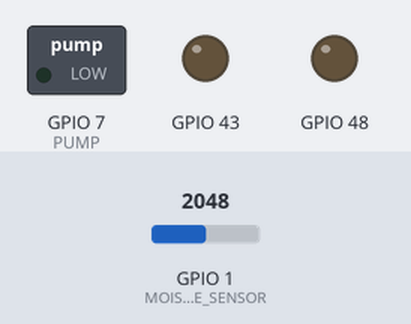
A sketch run on a simulated ESP32-S3. Shown: switched loads named in the sketch (green lamp = pin HIGH), output pins drawn as LEDs (lit = HIGH). The inputs (shaded band) are chosen by the test bench; at power-on: GPIO 1 (MOISTURE_SENSOR) = 2048 (analog values on the 0–4095 scale). WiFi joins after 1.5 s; servers stay silent unless stated; uploads are accepted with an empty reply; storage starts empty; the camera gives no picture; what the sketch prints to the serial monitor is not drawn. At 7.9 s the program puts the board to deep sleep or switches it off; the recording ends there.

Above: at 0.1 s.
Timing chart, 0 to 7.9 s (numbered marks = the images above):
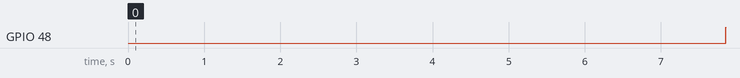

Measured:
- by itself, GPIO 48: LOW → HIGH at 7.9 s

The sketch:

SmartSensorArduino.ino
```cpp
// @ awake time, SmartSensor.ino is able to :
// - read the soil moisture sensor;
// - watering control via hysteresis, 2 humidity thresholds and activating a water pump, for example;
// - send data and images to cloud;
// - label images according humidity;
// - fall asleep;

// Some lessons learned:

// ###
// error:
// error when compiling from Arduino IDE:
// .arduino15/packages/esp32/tools/esptool_py/2.6.1/esptool.py", line 38, in
// import serial
// ImportError: No module named serial

// solution:
// https://github.com/espressif/esptool/issues/528
// $ sudo apt install python-is-python3
// or, in ubuntu 22.04 LTS:
// 1. sudo apt install python3-pip
// 2. pip install esptool

// ###
// error:
// A fatal error occurred: Could not open /dev/ttyACM0, the port doesn't exist

// solution:
// sudo adduser username dialout
// sudo chmod a+rw /dev/ttyACM0
// or:
// sudo usermod -a -G dialout username
// and restart pc

// ###
// Before worked, but, after serious problems with native interruption as
// https://circuitdigest.com/microcontroller-projects/esp32-timers-and-timer-interrupts
// (incompability, perhaps) I decided to adopt the ESP32TimerInterrupt library

// ###
// error:
// Osciloscópio no pino 9... não conecta wifi!!!

// ###
// error:
// compilation problems in ESP32TimerInterrupt

// Solution:
// downgrade esp32 board from 3.0.0-alpha to 2.0.11

// ###
// error:
// with camera integration reseting always

// Solution:
// enable OPI PSRAM in tools

#include "soc/soc.h"
#include "soc/rtc_cntl_reg.h"
#include "esp_camera.h"
#include <WiFi.h>
#include <WiFiClientSecure.h>
#include "Connection.h"
#include "Camera.h"
#include "Storage.h"

#define MOISTURE_SENSOR 1  //GPIO1
// #define PUMP 8  //GPIO8 afetado pela placa da câmera
#define PUMP 7  //GPIO7
// based in 30 samples
// #define DRY 680     // at 10 bit resolution, minimum value on the air, void space, at lab with varnished capacitive sensor
// #define SOAKED 584  // at 10 bit resolution, maximum value for full cup of mineral water, at lab with varnished capacitive sensor
// #define DRY 511     // at 9 bit resolution, maximum value at home with HD-38 (in the air, void space)
// #define SOAKED 347  // at 9 bit resolution, minimum value at home with HD-38 (full cup of well water)
// #define DRY 511     // at 9 bit resolution, minimum value at lab with HD-38 (in the air, void space)
// #define SOAKED 210  // at 9 bit resolution, maximum value at lab with HD-38 (full cup of mineral water)
// #define DRY 388     // at 9 bit resolution, minimum value at lab with HD-38 (in a DRY soil)
// #define SOAKED 228  // at 9 bit resolution, maximum value at lab with HD-38 (in a SOAKED soil)
// #define DRY 505     // at 10 bit resolution, minimum value at lab with HD-38 (in a DRY soil)
// #define SOAKED 468  // at 10 bit resolution, maximum value at lab with HD-38 (in a SOAKED soil)
// #define DRY 505     // at 11 bit resolution, minimum value at lab with HD-38 (in a DRY soil)
// #define SOAKED 468  // at 11 bit resolution, maximum value at lab with HD-38 (in a SOAKED soil)
// #define DRY 108     // at 7 bit resolution, minimum value at lab with HL-69 (in a DRY soil)
// #define SOAKED 38  // at 7 bit resolution, maximum value at lab with HL-69 (in a SOAKED soil)
// #define DRY 255     // at 8 bit resolution, minimum value at lab with HL-69 (in a DRY soil)
// #define SOAKED 76  // at 8 bit resolution, maximum value at lab with HL-69 (in a SOAKED soil)
// #define DRY 289     // at 9 bit resolution, minimum value at lab with cap sensor HW-390 v2.0 (in a DRY soil through the Goliah black box)
// #define SOAKED 140  // at 9 bit resolution, maximum value at lab with cap sensor HW-390 v2.0 (in a SOAKED soil through the Goliah black box)
#define DRY 241     // at 9 bit resolution, minimum value at lab with COVERED cap sensor HW-390 v2.0 (in a DRY soil through the mother board)
#define SOAKED 164  // at 9 bit resolution, maximum value at lab with COVERED cap sensor HW-390 v2.0 (in a SOAKED soil through the mother board)

#define uS_TO_S_FACTOR 1000000ULL /* Conversion factor for micro seconds to seconds */

struct Hysteresis {
  int upper_threshold;
  int lower_threshold;
};

// struct Hysteresis thresholds = { 41, 40 };
struct Hysteresis thresholds;
String thresholds_string = "";

int moisture = 0;
const int SAMPLES_EFFECTIVE_NUMBER = 256;
const int SAMPLES_TOTAL_NUMBER = SAMPLES_EFFECTIVE_NUMBER + 2;

const int PUMP_ON_PERIOD = 30000;  // miliseconds

unsigned long sleep_period = 15;  //minutes
unsigned long sleep_period_aux1 = sleep_period * 60;
unsigned long SLEEP_PERIOD = sleep_period_aux1 * uS_TO_S_FACTOR;

bool turn_on = false;
bool connection_status = false;
bool flash_on = false;
enum State { moisture_read,
             pump_control,
             publish_data,
             deep_sleep };
State state = moisture_read;

int drop_counter = 0;

camera_fb_t* image = NULL;

void wakeupHandle() {

  esp_sleep_wakeup_cause_t wakeup_reason;

  wakeup_reason = esp_sleep_get_wakeup_cause();

  switch (wakeup_reason) {
    case ESP_SLEEP_WAKEUP_EXT0: Serial.println("Wakeup caused by external signal using RTC_IO"); break;
    case ESP_SLEEP_WAKEUP_EXT1: Serial.println("Wakeup caused by external signal using RTC_CNTL"); break;
    case ESP_SLEEP_WAKEUP_TIMER: Serial.println("Wakeup caused by timer"); break;
    case ESP_SLEEP_WAKEUP_TOUCHPAD: Serial.println("Wakeup caused by touchpad"); break;
    case ESP_SLEEP_WAKEUP_ULP: Serial.println("Wakeup caused by ULP program"); break;
    default: Serial.printf("Wakeup was not caused by deep sleep: %d\n", wakeup_reason); break;
  }
}

void setup() {

  WRITE_PERI_REG(RTC_CNTL_BROWN_OUT_REG, 0);
  Serial.begin(115200);
  // Sets the sample bits resolution,2⁹ = 512 bytes
  analogReadResolution(9);
  pinMode(PUMP, OUTPUT);
  digitalWrite(PUMP, LOW);
  pinMode(LED_BUILTIN, OUTPUT);

  Serial.print("ESP Board MAC Address:  ");
  Serial.println(WiFi.macAddress());
  Serial.println(PUMP_ON_PERIOD);
  Serial.println(SLEEP_PERIOD);

  //Handle the wakeup reason for ESP32
  wakeupHandle();
  /*
  First we configure the wake up source
  We set our ESP32 to wake up every 30 minutes
  */
  esp_sleep_enable_timer_wakeup(SLEEP_PERIOD);
  Serial.println("Setup ESP32 to sleep for every " + String(sleep_period) + " minutes");

  cameraSetup();
  delay(5000);
  Storage storage;
  storage.setup();
  connection_status = connectionSetup();
}

void pumpControl(bool flag) {
  if (flag) {
    digitalWrite(PUMP, HIGH);
    Serial.println("flag true: ligou! e espera 4 seg");
    delay(PUMP_ON_PERIOD);
    digitalWrite(PUMP, LOW);
    Serial.println("flag true: desligou!");
  } else {
    digitalWrite(PUMP, LOW);
    Serial.println("flag false: desligou!");
  }
}

int moistureRead() {

  int sum = 0;
  int current = 0;
  int array_samples[SAMPLES_TOTAL_NUMBER];

  // read a total number of samples filling an array
  for (int m = 0; m < SAMPLES_TOTAL_NUMBER; m++) {
    current = analogRead(MOISTURE_SENSOR);
    array_samples[m] = current;
    sum = sum + current;
  }

  // init min and max values
  int minValue = min(array_samples[0], array_samples[1]);
  int maxValue = max(array_samples[0], array_samples[1]);

  // search for min and max outliers values in the array
  for (int i = 2; i < SAMPLES_TOTAL_NUMBER; i++) {
    minValue = min(minValue, array_samples[i]);
    maxValue = max(maxValue, array_samples[i]);
  }

  // discard the outliers in sum
  moisture = (sum - minValue - maxValue) / SAMPLES_EFFECTIVE_NUMBER;

  // reap the values out of range
  if (moisture <= SOAKED) {
    moisture = SOAKED;
  }
  if (moisture >= DRY) {
    moisture = DRY;
  }

  // mapping the moisture between 0-100%
  moisture = map(moisture, DRY, SOAKED, 0, 100);
  return moisture;
}

// void updateHysteresis(){
//   thresholds_string = receiveData();
//   String upper_threshold = thresholds_string.substring(0, 2);
//   String lower_threshold = thresholds_string.substring(3, 5);

//   if ((upper_threshold.toInt()>=0)&&(lower_threshold.toInt()>=0)&&(upper_threshold.toInt()>=lower_threshold.toInt())){
//     thresholds.upper_threshold = upper_threshold.toInt();
//     thresholds.lower_threshold = lower_threshold.toInt();
//   }
// }

void updateHysteresis() {
  Storage storage;
  if (connection_status) {
    if ((storage.fileExists(storage.UPPER_THRESHOLD_PATH)) && (storage.fileExists(storage.LOWER_THRESHOLD_PATH))) {
    } else {
      // cria arquivo
      storage.createFile(storage.UPPER_THRESHOLD_PATH);
      storage.createFile(storage.LOWER_THRESHOLD_PATH);
      // grava limiares default
      storage.writeString(storage.UPPER_THRESHOLD_PATH, "41");
      storage.writeString(storage.LOWER_THRESHOLD_PATH, "40");
    }
    // lê dado recebido
    thresholds_string = receiveData();
    String upper_threshold_received = thresholds_string.substring(0, 2);
    String lower_threshold_received = thresholds_string.substring(3, 5);
    // lê dado gravado
    String upper_threshold_recorded = storage.readString(storage.UPPER_THRESHOLD_PATH);
    String lower_threshold_recorded = storage.readString(storage.LOWER_THRESHOLD_PATH);

    // compara: dados recebidos diferem dos gravados?
    if ((upper_threshold_received != upper_threshold_recorded) || (lower_threshold_received != lower_threshold_recorded)) {
      // crivo: limiares >= 0 e limiar superior > limiar inferior?
      if ((upper_threshold_received.toInt() >= 0) && (lower_threshold_received.toInt() >= 0) && (upper_threshold_received.toInt() >= lower_threshold_received.toInt())) {
        // grava novos dados recebidos
        storage.writeString(storage.UPPER_THRESHOLD_PATH, upper_threshold_received);
        storage.writeString(storage.LOWER_THRESHOLD_PATH, lower_threshold_received);
      }
    }

  } else {
    if ((storage.fileExists(storage.UPPER_THRESHOLD_PATH)) && (storage.fileExists(storage.LOWER_THRESHOLD_PATH))) {
    } else {
      // cria arquivo
      storage.createFile(storage.UPPER_THRESHOLD_PATH);
      storage.createFile(storage.LOWER_THRESHOLD_PATH);
      // grava limiares default
      storage.writeString(storage.UPPER_THRESHOLD_PATH, "41");
      storage.writeString(storage.LOWER_THRESHOLD_PATH, "40");
    }
  }
  // atualiza limiares
  thresholds.upper_threshold = (storage.readString(storage.UPPER_THRESHOLD_PATH)).toInt();
  thresholds.lower_threshold = (storage.readString(storage.LOWER_THRESHOLD_PATH)).toInt();

  Serial.println("valores dos limiares:");
  Serial.println(thresholds.upper_threshold);
  Serial.println(thresholds.lower_threshold);
  return;
}


void loop() {
  switch (state) {

    digitalWrite(LED_BUILTIN, LOW);  // turn the LED on (HIGH is the voltage level)

    case moisture_read:
      Serial.println("moisture_read");
      moisture = moistureRead();
      Serial.print("Moisture: ");
      Serial.println(moisture);
      if (connection_status) {
        state = publish_data;
      } else {
        state = pump_control;
      }
      break;

    case publish_data:
      Serial.println("publish_data");
      Serial.println("=====INÍCIO DE ENVIO DE DADOS=====");
      sendData(moisture, turn_on, drop_counter);
      image = takePicture();
      sendImage(moisture, image);  //Capture and send image
      Serial.println("=====FIM DE ENVIO DE DADOS=====");
      state = pump_control;
      break;

    case pump_control:
      Serial.println("pump_control");
      updateHysteresis();
      if (moisture < thresholds.lower_threshold) {
        Serial.println(moisture);
        Serial.println(thresholds.lower_threshold);
        turn_on = true;
        pumpControl(turn_on);
      } else if (moisture >= thresholds.upper_threshold) {
        turn_on = false;
        pumpControl(turn_on);
      } else {
        pumpControl(turn_on);
      }
      state = deep_sleep;
      break;

    case deep_sleep:
      if (connection_status) {
        connectionClose();
      }
      Serial.println("Going to sleep now");
      digitalWrite(LED_BUILTIN, HIGH);  // turn the LED on (HIGH is the voltage level)
      digitalWrite(PUMP, LOW);
      esp_deep_sleep_start();
      Serial.println("This will never be printed");
      break;

    default:
      break;
  }
}
```

Base64.cpp
```cpp
// (licence header left out)
#if (defined(__AVR__))
#include <avr\pgmspace.h>
#else
#include <pgmspace.h>
#endif

const char PROGMEM b64_alphabet[] = "ABCDEFGHIJKLMNOPQRSTUVWXYZ"
		"abcdefghijklmnopqrstuvwxyz"
		"0123456789+/";

/* 'Private' declarations */
inline void a3_to_a4(unsigned char * a4, unsigned char * a3);
inline void a4_to_a3(unsigned char * a3, unsigned char * a4);
inline unsigned char b64_lookup(char c);

int base64_encode(char *output, char *input, int inputLen) {
	int i = 0, j = 0;
	int encLen = 0;
	unsigned char a3[3];
	unsigned char a4[4];

	while(inputLen--) {
		a3[i++] = *(input++);
		if(i == 3) {
			a3_to_a4(a4, a3);

			for(i = 0; i < 4; i++) {
				output[encLen++] = pgm_read_byte(&b64_alphabet[a4[i]]);
			}

			i = 0;
		}
	}

	if(i) {
		for(j = i; j < 3; j++) {
			a3[j] = '\0';
		}

		a3_to_a4(a4, a3);

		for(j = 0; j < i + 1; j++) {
			output[encLen++] = pgm_read_byte(&b64_alphabet[a4[j]]);
		}

		while((i++ < 3)) {
			output[encLen++] = '=';
		}
	}
	output[encLen] = '\0';
	return encLen;
}

int base64_decode(char * output, char * input, int inputLen) {
	int i = 0, j = 0;
	int decLen = 0;
	unsigned char a3[3];
	unsigned char a4[4];


	while (inputLen--) {
		if(*input == '=') {
			break;
		}

		a4[i++] = *(input++);
		if (i == 4) {
			for (i = 0; i <4; i++) {
				a4[i] = b64_lookup(a4[i]);
			}

			a4_to_a3(a3,a4);

			for (i = 0; i < 3; i++) {
				output[decLen++] = a3[i];
			}
			i = 0;
		}
	}

	if (i) {
		for (j = i; j < 4; j++) {
			a4[j] = '\0';
		}

		for (j = 0; j <4; j++) {
			a4[j] = b64_lookup(a4[j]);
		}

		a4_to_a3(a3,a4);

		for (j = 0; j < i - 1; j++) {
			output[decLen++] = a3[j];
		}
	}
	output[decLen] = '\0';
	return decLen;
}

int base64_enc_len(int plainLen) {
	int n = plainLen;
	return (n + 2 - ((n + 2) % 3)) / 3 * 4;
}

int base64_dec_len(char * input, int inputLen) {
	int i = 0;
	int numEq = 0;
	for(i = inputLen - 1; input[i] == '='; i--) {
		numEq++;
	}

	return ((6 * inputLen) / 8) - numEq;
}

inline void a3_to_a4(unsigned char * a4, unsigned char * a3) {
	a4[0] = (a3[0] & 0xfc) >> 2;
	a4[1] = ((a3[0] & 0x03) << 4) + ((a3[1] & 0xf0) >> 4);
	a4[2] = ((a3[1] & 0x0f) << 2) + ((a3[2] & 0xc0) >> 6);
	a4[3] = (a3[2] & 0x3f);
}

inline void a4_to_a3(unsigned char * a3, unsigned char * a4) {
	a3[0] = (a4[0] << 2) + ((a4[1] & 0x30) >> 4);
	a3[1] = ((a4[1] & 0xf) << 4) + ((a4[2] & 0x3c) >> 2);
	a3[2] = ((a4[2] & 0x3) << 6) + a4[3];
}

inline unsigned char b64_lookup(char c) {
	if(c >='A' && c <='Z') return c - 'A';
	if(c >='a' && c <='z') return c - 71;
	if(c >='0' && c <='9') return c + 4;
	if(c == '+') return 62;
	if(c == '/') return 63;
	return -1;
}
```

Base64.h
```cpp
// (licence header left out)
#ifndef _BASE64_H
#define _BASE64_H

/* b64_alphabet:
 * 		Description: Base64 alphabet table, a mapping between integers
 * 					 and base64 digits
 * 		Notes: This is an extern here but is defined in Base64.c
 */
extern const char b64_alphabet[];

/* base64_encode:
 * 		Description:
 * 			Encode a string of characters as base64
 * 		Parameters:
 * 			output: the output buffer for the encoding, stores the encoded string
 * 			input: the input buffer for the encoding, stores the binary to be encoded
 * 			inputLen: the length of the input buffer, in bytes
 * 		Return value:
 * 			Returns the length of the encoded string
 * 		Requirements:
 * 			1. output must not be null or empty
 * 			2. input must not be null
 * 			3. inputLen must be greater than or equal to 0
 */
int base64_encode(char *output, char *input, int inputLen);

/* base64_decode:
 * 		Description:
 * 			Decode a base64 encoded string into bytes
 * 		Parameters:
 * 			output: the output buffer for the decoding,
 * 					stores the decoded binary
 * 			input: the input buffer for the decoding,
 * 				   stores the base64 string to be decoded
 * 			inputLen: the length of the input buffer, in bytes
 * 		Return value:
 * 			Returns the length of the decoded string
 * 		Requirements:
 * 			1. output must not be null or empty
 * 			2. input must not be null
 * 			3. inputLen must be greater than or equal to 0
 */
int base64_decode(char *output, char *input, int inputLen);

/* base64_enc_len:
 * 		Description:
 * 			Returns the length of a base64 encoded string whose decoded
 * 			form is inputLen bytes long
 * 		Parameters:
 * 			inputLen: the length of the decoded string
 * 		Return value:
 * 			The length of a base64 encoded string whose decoded form
 * 			is inputLen bytes long
 * 		Requirements:
 * 			None
 */
int base64_enc_len(int inputLen);

/* base64_dec_len:
 * 		Description:
 * 			Returns the length of the decoded form of a
 * 			base64 encoded string
 * 		Parameters:
 * 			input: the base64 encoded string to be measured
 * 			inputLen: the length of the base64 encoded string
 * 		Return value:
 * 			Returns the length of the decoded form of a
 * 			base64 encoded string
 * 		Requirements:
 * 			1. input must not be null
 * 			2. input must be greater than or equal to zero
 */
int base64_dec_len(char *input, int inputLen);

#endif // _BASE64_H
```

Camera.h
```cpp
#ifndef Camera_h
#define Camera_h
#endif

void cameraSetup();
void resetCamera();
camera_fb_t* takePicture();
```

Common.cpp
```cpp
#include "Arduino.h"

int start;
void wait(int interval){
  start = millis();
  while((millis() - start) < interval){
  }
}

  
```

Common.h
```cpp
#ifndef Common_h
#define Common_h
#endif

void wait(int interval);
```

Connection.h
```cpp
#ifndef Connection_h
#define Connection_h

bool connectionSetup();
void sendData(float moisture, bool valve_state, int drop_counter);
String urlencode(String str);
void sendImage(float moisture, camera_fb_t * fb);
String receiveData();
void connectionClose();

#endif
```

Credentials.h
```cpp
// const char *WIFI_SSID = "DTEL_ALEX_2.4";      // Put here your Wi-Fi SSID
// const char *WIFI_PASS = "jesus007633";      // Put here your Wi-Fi password
const char *WIFI_SSID = "CINGUESTS";      // Put here your Wi-Fi SSID
const char *WIFI_PASS = "acessocin";      // Put here your Wi-Fi password

// Google Sheets script ID
String GOOGLE_SHEETS_SCRIPT_ID = "AKfycbzE3XGUlwI1SMkoyK0ChIfpAvmP-iQzBOT6jZzouaTXmMWwjBzhUE_p8WMo_PirTEnyOQ";//"AKfycbxPActfVUsxzc28_HqqamkMeFw3UrB6D_Co9BbJ0zIh6aDJYP7NC2-r8ozwrmdbQ0gDMA";
// Google Drive Script ID
String GOOGLE_DRIVE_SCRIPT_ID = "AKfycbz0FUmmYkzmmMBMc4c53ApAL0O2sJQQ8gBRFcNVrPskInhVc8gOwm1a1LB-EJBAPjx3" ;
```

Source omitted: Camera.cpp (4509 bytes), Connection.cpp (6751 bytes), Storage.cpp (3260 bytes), Storage.h (476 bytes)
